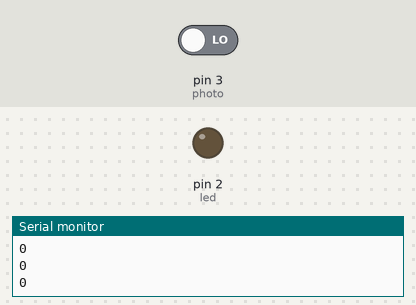
Recording of a sketch running on a simulated Arduino Uno, built with avr-gcc and run on an emulated ATmega328P. Shown: output pins drawn as LEDs (lit = HIGH), the last lines printed to the serial monitor. The inputs (shaded band) are chosen by the test bench; at power-on: pin 3 (photo) LOW.

Above: at 1.2 s.
1.3 s: pin 3 (photo) driven HIGH
At 1.7 s:
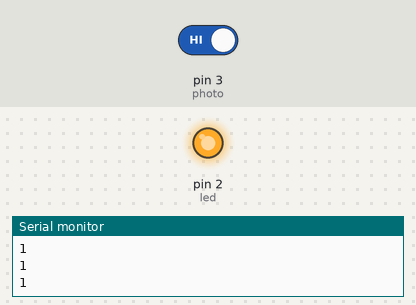
2.8 s: pin 3 (photo) driven LOW
At 4.1 s:
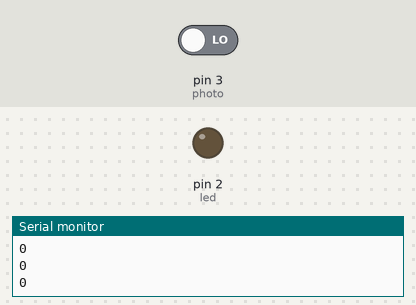
Timing chart, 0 to 5.8 s (numbered marks = the images above; inputs shaded):
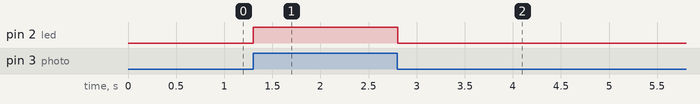

Measured:
- after the input at 1.3 s, pin 2 (led): LOW → HIGH at once
- after the input at 2.8 s, pin 2 (led): HIGH → LOW at once

The sketch:

_______2_________.ino
```cpp
#define photo 3 //3번 핀을 photo로 설정
#define led 2 //2번 핀을 led로 설정

void setup() {
  Serial.begin(9600);    //시리얼 통신을 시작. 통신 속도는 9600
  pinMode(photo, INPUT); //photo를 입력모드로 설정
  pinMode(led, OUTPUT);  //led를 출력모드로 설정
}

void loop() {
  int val = digitalRead(photo); //photo 디지털 읽기 값을 val이라고 설정
  Serial.println(val);          //시리얼모니터에 val값을 출력 후 줄바꿈
  if (val == 1) {               //만일 val값이 1이면
    digitalWrite(led, 1);       //led HIGH(1) 출력
  }
  else {                        //그렇지 않으면
    digitalWrite(led, 0);       //led LOW(0) 출력
  }
  delay(100);                   //0.1초간 대기
}
```
